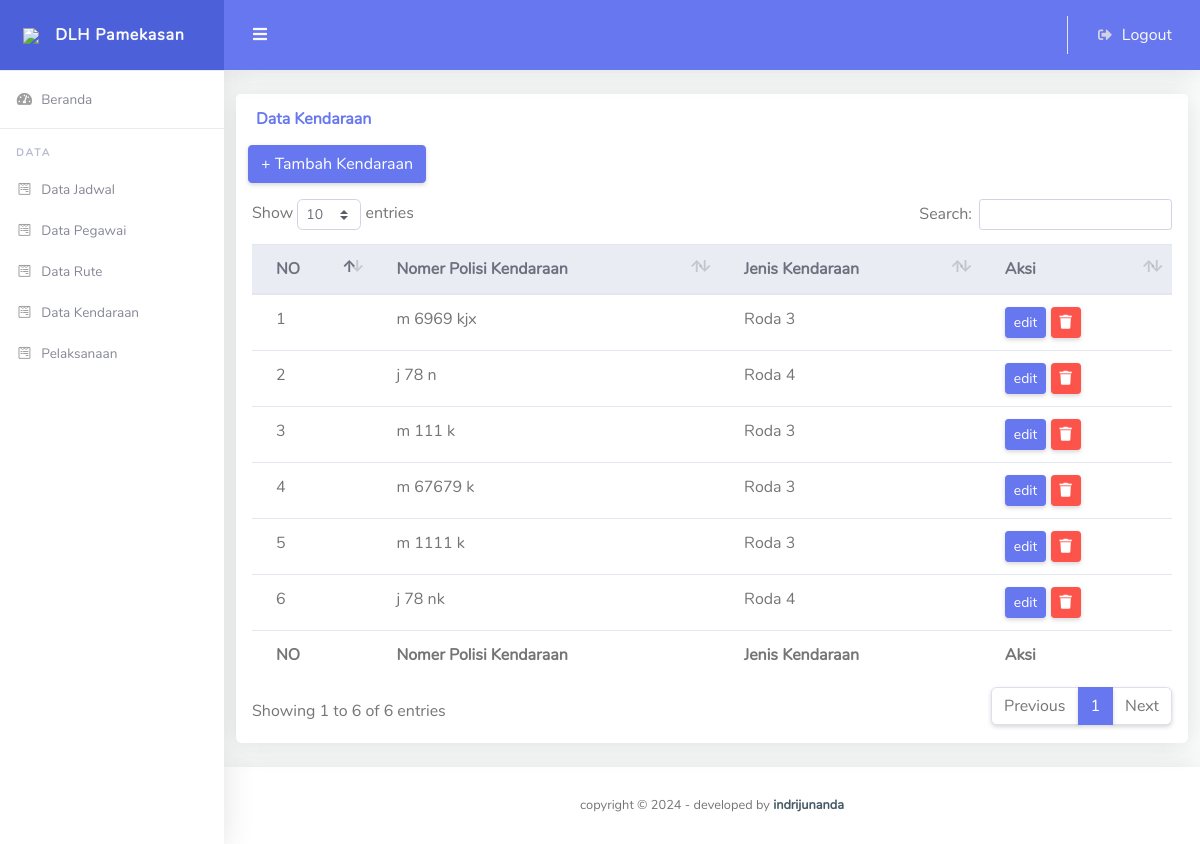
The app's page /admin/data_kendaraan.php with its own data.
### tables this page shows
CREATE TABLE `kendaraan` (
  `id_kendaraan` int(11) NOT NULL AUTO_INCREMENT,
  `no_polisi` varchar(20) NOT NULL,
  `jenis` varchar(255) DEFAULT NULL,
  PRIMARY KEY (`id_kendaraan`)
);

### admin/data_kendaraan.php (the view)
<!DOCTYPE html>
<html lang="en">
<?php
include "atas.php"
?>
            <div class="col-lg-12">
              <div class="card mb-4">
                <div class="card-header py-3 d-flex flex-row align-items-center justify-content-between">
                  <h6 class="m-0 font-weight-bold text-primary">Data Kendaraan</h6>
                </div>
                <div class="col-sm-10">
                        <a href="inputkendaraan.php"><button type="submit" class="btn btn-primary">+ Tambah Kendaraan</button></a>
                      </div>
                <div class="table-responsive p-3">
                  <table class="table align-items-center table-flush" id="dataTable">
                    <thead class="thead-light">
                      <tr>
                        <th>NO</th>
                        <th>Nomer Polisi Kendaraan</th>
                        <th>Jenis Kendaraan</th>
                        <th>Aksi</th>
                      </tr>
                    </thead>
                    <tfoot>
                      <tr>
                      <th>NO</th>
                        <th>Nomer Polisi Kendaraan</th>
                        <th>Jenis Kendaraan</th>
                        <th>Aksi</th>
                      </tr>
                    </tfoot>
                    <tbody>
                    <?php
                                include "koneksi.php";
                                $no =1;
                                $query_mysql = mysqli_query($koneksi, "SELECT * FROM kendaraan ")or die(mysql_error());
                            while($data = mysqli_fetch_array($query_mysql)){
                            ?>
                      <tr>
                        <td><?php echo $no++;?></td>
                        <td><?php echo $data ['no_polisi'];?></td>
                        <td><?php echo $data ['jenis'];?></td>
                        <td>
                        <a href="editkendaraan.php?id=<?php echo $data['id_kendaraan']?>" class="btn btn-primary btn-sm">edit</a>
                        <a onclick="return confirm('yakin akan menghapus')" href="hapuskendaraan.php?id=<?php echo $data['id_kendaraan']?>" class="btn btn-danger btn-sm"><i class="fas fa-trash"></i></a>
                        </td>
                      </tr>
                      <?php
                                }
                        ?>
                    </tbody>
                  </table>
                </div>
              </div>
            </div>
<?php
include "bawah.php";
?>

### records on screen
kendaraan: no_polisi "m 6969 kjx", jenis "Roda 3"
kendaraan: no_polisi "j 78 n", jenis "Roda 4"
kendaraan: no_polisi "m 111 k", jenis "Roda 3"
kendaraan: no_polisi "m 67679 k", jenis "Roda 3"
kendaraan: no_polisi "m 1111 k", jenis "Roda 3"
kendaraan: no_polisi "j 78 nk", jenis "Roda 4"
